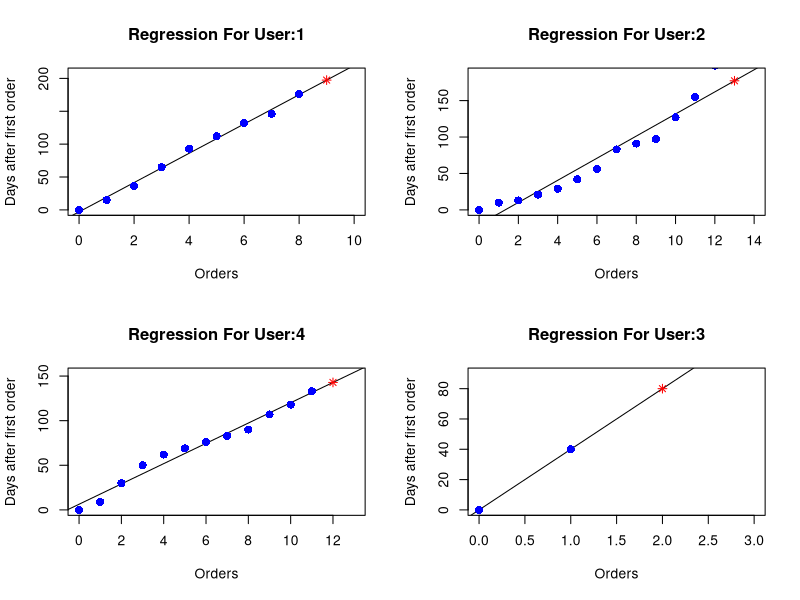
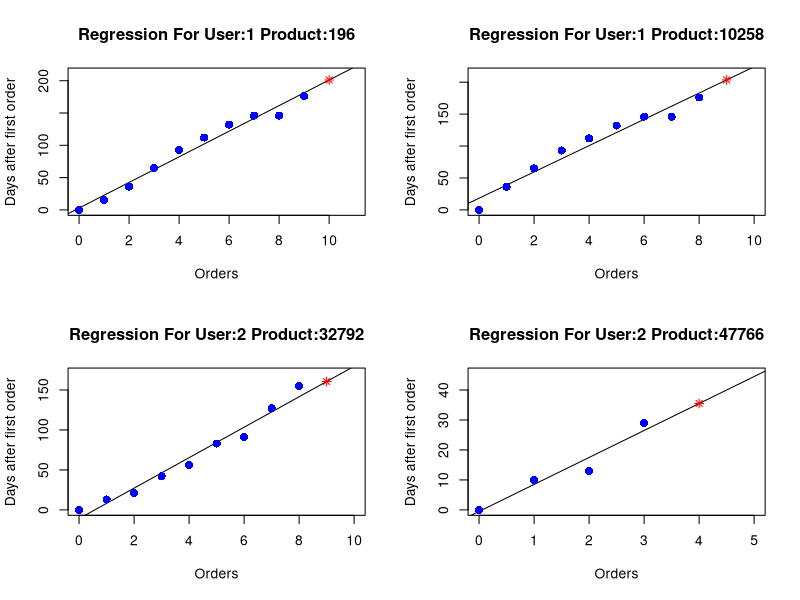
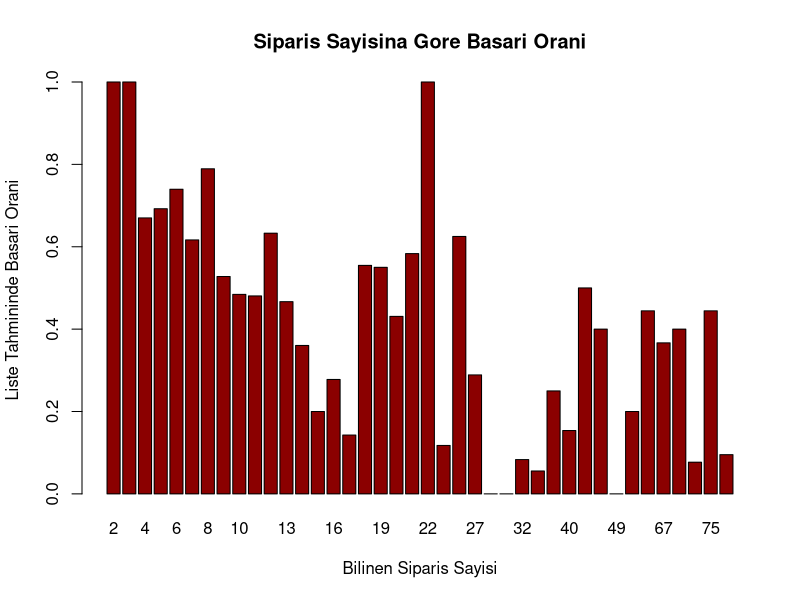
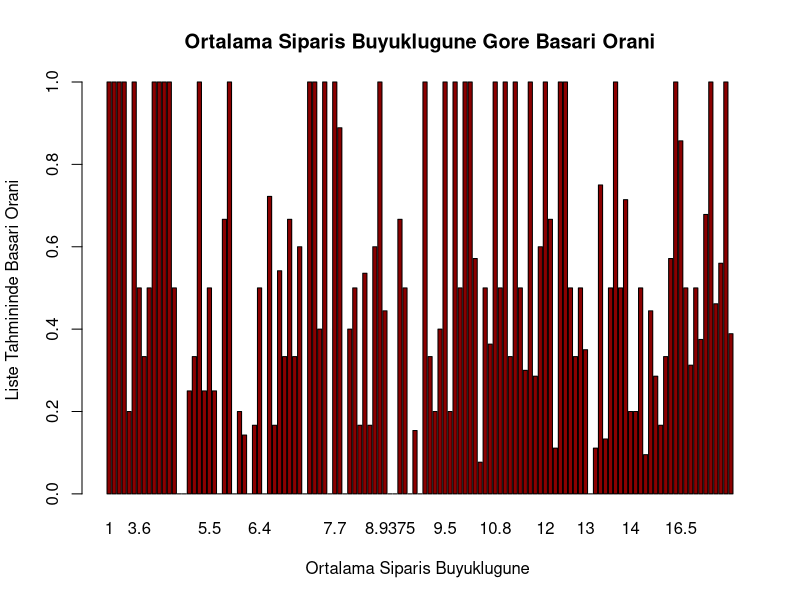
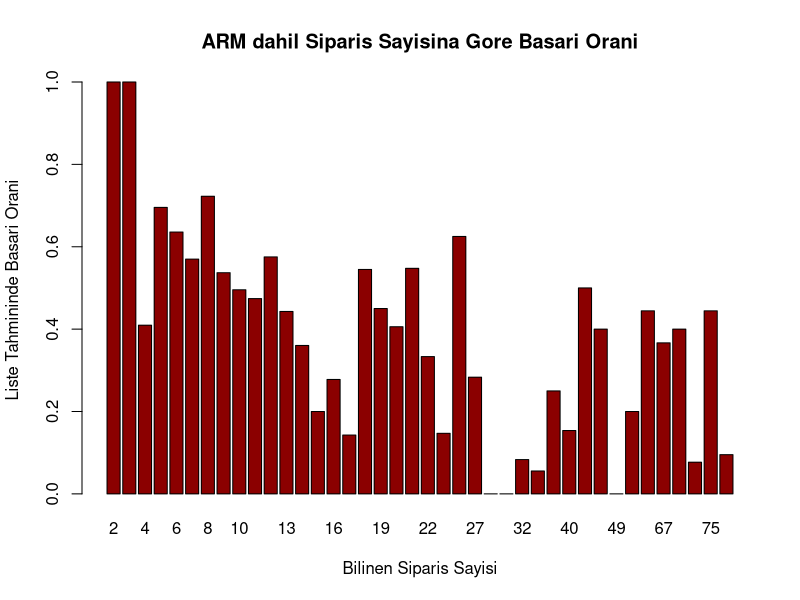
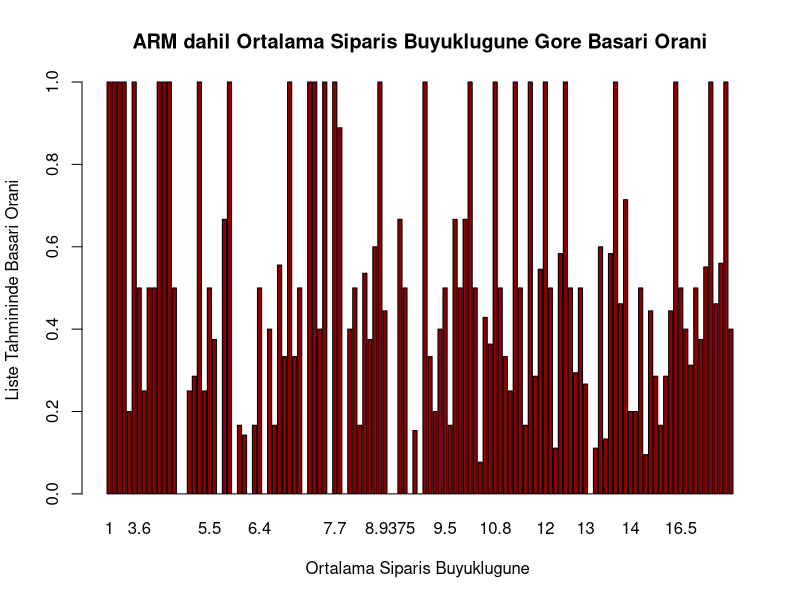

Here is the R script that generated these plots, in order:
#Tum kullanicilarin bir sonraki alisverisinin gununun hesaplandigi kod
#Gunler kumulatif

#Klasik import k?sm?
trdata=read.csv("train.csv")
tsdata=read.csv("test.csv")

#Iki dosya icin de kullanici id leri unique olarak depolanir.
truserlist=unique(trdata$user_id)
tsuserlist=unique(tsdata$user_id)

#Son tahminlerin tutulacagi vektor bos olarak olusturulur
predicted_day_vector=vector()
predmin<-vector()
predmax<-vector()


#Her bir kullanici icin onun tum alisverin gun araligi try vekt?r?ne eklenir
#Trx de 0 dan onun uzunluguna kadar sayilar olur
for (i in (1:length(truserlist))){ 
try<-c(unique(trdata$days_since_first_order[which(trdata$user_id==i)]))
trx<-seq(0,length(try)-1)

#Iki vektor bir dataframe e aktarilip regresyon modeli cikartilir.
trregress_data<-data.frame(try, trx)
a <- trregress_data$try
x <- trregress_data$trx
trlinearMod <- lm(a ~ x) 
 
#N+1 inci deger anlamina gelen (length try) sayisina karsilik gelen eleman tahmin ettirilir 
y_pred = predict(trlinearMod, data.frame(x = length(try)),interval="confidence") 

if(i==1){
png(file = "user_regression.png")
par(mfrow = c(2, 2))
plot(trx,try,xlim=c(0, (length(try)+1)),ylim=c(0, (y_pred[[1]]+10)),col = "blue",main = "Regression For User:1",
abline(trlinearMod),cex = 1.3,pch = 16,xlab = "Orders",ylab = "Days after first order")
points(length(try), y_pred[[1]], pch=8, col="red")
}
if(i==2){
plot(trx,try,xlim=c(0, (length(try)+1)),ylim=c(0, (y_pred[[1]]+10)),col = "blue",main = "Regression For User:2",
abline(trlinearMod),cex = 1.3,pch = 16,xlab = "Orders",ylab = "Days after first order")
points(length(try), y_pred[[1]], pch=8, col="red")
} 
if(i==3){
plot(trx,try,xlim=c(0, (length(try)+1)),ylim=c(0, (y_pred[[1]]+10)),col = "blue",main = "Regression For User:4",
abline(trlinearMod),cex = 1.3,pch = 16,xlab = "Orders",ylab = "Days after first order")
points(length(try), y_pred[[1]], pch=8, col="red")
} 
if(i==4){
plot(trx,try,xlim=c(0, (length(try)+1)),ylim=c(0, (y_pred[[1]]+10)),col = "blue",main = "Regression For User:3",
abline(trlinearMod),cex = 1.3,pch = 16,xlab = "Orders",ylab = "Days after first order")
points(length(try), y_pred[[1]], pch=8, col="red")
dev.off()
} 


#tahminler bir vektorun sonuna eklenir
predicted_day_vector<-append(predicted_day_vector,y_pred[[1]] )
if(!is.na(y_pred[[2]]) )
{
predmin<-append(predmin,y_pred[[2]] )
predmax<-append(predmax,y_pred[[3]] )
}
else{
predmin<-append(predmin,y_pred[[1]] )
predmax<-append(predmax,y_pred[[1]] )
}

}

#Gorsellestirme islemi icin kullanilacak bos vektorler olusturulur.
actuals<-vector()
predicteds<-vector()
lastuserlist<-vector()
lastmin<-vector()
lastmax<-vector()

#Her train kullanicisi testte de aranir varsa
for (i in (1:length(truserlist))){ 
if(i %in% tsuserlist){

#Tahmin edilen deger, gercek deger ve tahmin yapilan kullanici sirasiyla ilgili vektorlere atilir.
actuals<-append(actuals,unique(tsdata$days_since_first_order[which(tsdata$user_id==i)]))
predicteds<-append(predicteds,predicted_day_vector[i])
lastuserlist<-append(lastuserlist,i)
lastmin<-append(lastmin,predmin[i])
lastmax<-append(lastmax,predmax[i])
}
}

#Min_max basari sonucu ve son hal data frame olarak ekrana bast?r?l?r
actuals_preds <- data.frame(cbind(actuals, predicteds))
min_max_accuracy <- mean (apply(actuals_preds, 1, min) / apply(actuals_preds, 1, max))  
son_hal_gunler<-data.frame(lastuserlist, actuals,predicteds,lastmin,lastmax)
print("Son Hal-Gunlere Gore")
print(head(son_hal_gunler))
print("Basari orani min-max:)")
print(min_max_accuracy )








#Her bir kullanici icin almis oldugu her urunun bir sonraki al?nabilecegi gunu hesaplayan kod
#Gunler kumulatif

#Kodun calismasi uzun suruyor (1.5-2 dk performansa bagli), eger ciktilari alip kullanilmak
#istenirse son_hal isimli dataframe de duzgun sekilde mevcut

#Klasik import
trdata=read.csv("train.csv")
tsdata=read.csv("test.csv")
names=read.csv("products.csv")

#Iki dosya icin de kullanici id leri unique olarak depolanir.
truserlist=unique(trdata$user_id)
tsuserlist=unique(tsdata$user_id)

#train icin kullan?lacak olan unique urun listesi
trproductlist=unique(trdata$product_id)

#Her bir kisi icin kullanilacak mini urun vektoru
productlistforperson=vector()

#Programda kullan?lan her satiri bir user ve her sutunu bir urunu temsil eden
#Kocaman matris ici 0
mymatrix=matrix(0,length(truserlist)  , length(trproductlist)  ) 
minmatrix=matrix(0,length(truserlist)  , length(trproductlist)  ) 
maxmatrix=matrix(0,length(truserlist)  , length(trproductlist)  ) 

for (i in (1:length(truserlist))){ 

#Her bit train kullanicisiicin once alinan tum urunler vektorde tutulur
productlistforperson<-c(unique(trdata$product_id[which(trdata$user_id==i)]))

for (j in productlistforperson){ 
#Listediki her bir urun icin alinan gunler vektore aktarilarak regresyon yapilir
try<-c(trdata$days_since_first_order[intersect(which(trdata$user_id==i),which(trdata$product_id==j)    )])
trx<-seq(0,length(try)-1)
trregress_data<-data.frame(try, trx)
a <- trregress_data$try
x <- trregress_data$trx
trlinearMod <- lm(a ~ x)

#Tahmin ancak uzunluk 2 den b?y?kse yani NULL ya da 0 bos degilse yapilir (Zaten degerler 
# 3 basamakli min)
if(length(try)>=2){
y_pred = predict(trlinearMod, data.frame(x = length(try)),interval="confidence") 

#Ornek 4 tane grafik bastirilir
if((i==1)&&(j==196)){
png(file = "product_regression.png")
par(mfrow = c(2, 2))
plot(trx,try,xlim=c(0, (length(try)+1)),ylim=c(0, (y_pred[[1]]+10)),col = "blue",main = "Regression For User:1 Product:196",
abline(trlinearMod),cex = 1.3,pch = 16,xlab = "Orders",ylab = "Days after first order")
points(length(try), y_pred[[1]], pch=8, col="red")
}
if((i==2)&&(j==47766)){
plot(trx,try,xlim=c(0, (length(try)+1)),ylim=c(0, (y_pred[[1]]+10)),col = "blue",main = "Regression For User:2 Product:47766",
abline(trlinearMod),cex = 1.3,pch = 16,xlab = "Orders",ylab = "Days after first order")
points(length(try), y_pred[[1]], pch=8, col="red")
dev.off()
} 
if((i==2)&&(j==32792)){
plot(trx,try,xlim=c(0, (length(try)+1)),ylim=c(0, (y_pred[[1]]+10)),col = "blue",main = "Regression For User:2 Product:32792",
abline(trlinearMod),cex = 1.3,pch = 16,xlab = "Orders",ylab = "Days after first order")
points(length(try), y_pred[[1]], pch=8, col="red")
} 
if((i==1)&&(j==10258)){
plot(trx,try,xlim=c(0, (length(try)+1)),ylim=c(0, (y_pred[[1]]+10)),col = "blue",main = "Regression For User:1 Product:10258",
abline(trlinearMod),cex = 1.3,pch = 16,xlab = "Orders",ylab = "Days after first order")
points(length(try), y_pred[[1]], pch=8, col="red")
} 
 

#Tahmin matrisin ilgili yerine yazilir
mymatrix[i,which(j == trproductlist)  ]<-y_pred[[1]]
if(!is.na(y_pred[[2]]) )
{
minmatrix[i,which(j == trproductlist)  ]<-y_pred[[2]]
maxmatrix[i,which(j == trproductlist)  ]<-y_pred[[3]]
}
else{
minmatrix[i,which(j == trproductlist)  ]<-y_pred[[1]]
maxmatrix[i,which(j == trproductlist)  ]<-y_pred[[1]]
}


}
}
}

#Gorsellestirme islemi icin kullanilacak bos vektorler olusturulur.
actuals<-vector()
predicteds<-vector()
lastuserlist<-vector()
pnames<-vector()
availableproductids<-vector()
lastmin<-vector()
lastmax<-vector()


#Tum train kullanicilari icin once testte karsiligi var mi diye bakilir
for (i in (1:length(truserlist))){ 
if(i %in% tsuserlist){

#Testte karsiligi varsa iki dosya icin de aldigi urunlere bakilir
productlistforperson<-c(unique(trdata$product_id[which(trdata$user_id==i)]))
tsproductlistforperson<-c(unique(tsdata$product_id[which(tsdata$user_id==i)]))
for (j in productlistforperson){ 

#aldigi urunlerde eslesme varsa
if(j %in% tsproductlistforperson){

#Matrisin o kisi ve o urun degeri bos degilse kontrolu
if(      mymatrix[i,which(j == trproductlist) ]!=0        ){

#Testteki gercek deger okunur
actuals<-append(actuals,tsdata$days_since_first_order[intersect(which(tsdata$user_id==i),which(tsdata$product_id==j)    )])

#Tahmin edilen deger, ilgili kullanici ve urun idleri vektorlere aktarilir.
predicteds<-append(predicteds,mymatrix[i,which(j == trproductlist) ])
lastuserlist<-append(lastuserlist,i)
availableproductids<-append(availableproductids,j)
lastmin<-append(lastmin,minmatrix[i,which(j == trproductlist) ])

lastmax<-append(lastmax,maxmatrix[i,which(j == trproductlist) ])


}
}
}
}
}

#Min_max_basari sonucu bulunur 
actuals_preds <- data.frame(cbind(actuals, predicteds))
min_max_accuracy <- mean (apply(actuals_preds, 1, min) / apply(actuals_preds, 1, max))  

#Urun idlerine karsilik gelen isimler dosyadan okunur ve vektore eklenir.
for (i in availableproductids){
pnames<-append(pnames,as.character(names$product_name[which(i == names$product_id)]))
}

#Min_max basari sonucu ve son hal data frame olarak ekrana bast?r?l?r
son_hal_urun<-data.frame(lastuserlist, availableproductids,pnames,actuals,predicteds,lastmin,lastmax)
print("Son Hal Urun")
print(head(son_hal_urun))
print(min_max_accuracy )


list_user<-vector()
list_urunid<-vector()
list_urunad<-vector()



for (i in (1:length(son_hal_urun$availableproductids))){

if(son_hal_urun$predicteds[i]<=son_hal_gunler$lastmax[which(son_hal_gunler$lastuserlist==son_hal_urun$lastuserlist[i])]){

list_user<-append( list_user  ,son_hal_urun$lastuserlist[i])
list_urunid<-append( list_urunid,son_hal_urun$availableproductids[i])
list_urunad<-append( list_urunad,as.character(son_hal_urun$pnames[i]))

}
}

son_liste<-data.frame(list_user,list_urunid,list_urunad)
print(son_liste)

toplam_tutarlilik=0
basari_orani_liste=0
kisisel_tutarlilik<-vector()

for (i in unique(son_hal_urun$lastuserlist)){

kisisel_tutarlilik<-append(kisisel_tutarlilik,length(intersect(son_hal_urun$availableproductids[which(son_hal_urun$lastuserlist==i)],son_liste$list_urunid[which(son_liste$list_user==i)]))    / length(union(son_hal_urun$availableproductids[which(son_hal_urun$lastuserlist==i)],son_liste$list_urunid[which(son_liste$list_user==i)]))                )
toplam_tutarlilik=toplam_tutarlilik+length(intersect(son_hal_urun$availableproductids[which(son_hal_urun$lastuserlist==i)],son_liste$list_urunid[which(son_liste$list_user==i)]))    /length(union(son_hal_urun$availableproductids[which(son_hal_urun$lastuserlist==i)],son_liste$list_urunid[which(son_liste$list_user==i)]))             
}

basari_orani_liste=toplam_tutarlilik/length(unique(son_hal_urun$lastuserlist))

print("Tum listenin son basari orani: A.O.(Eslesen Urun Kumesi/Gercek Urun Kumesi)")
print(basari_orani_liste)

ordernumber<-vector()
orderlength<-vector()

for (i in unique(son_hal_urun$lastuserlist)){
k=length(unique(trdata$order_number[which(trdata$user_id==i)]))
t=data.frame(table(trdata$order_number[which(trdata$user_id==i)]))
ordernumber<-append(ordernumber,k)
orderlength<-append(orderlength,sum(t$Freq)/length(t$Freq))
}

orders_basari<-data.frame(ordernumber,kisisel_tutarlilik)
BasariOrani<-vector()
SiparisSayisi<-sort(unique(orders_basari$ordernumber))
for (i in SiparisSayisi){
BasariOrani<-append(BasariOrani,sum(orders_basari$kisisel_tutarlilik[which(orders_basari$ordernumber==i)])/length(orders_basari$kisisel_tutarlilik[which(orders_basari$ordernumber==i)]))
}

orders_length_basari<-data.frame(orderlength,kisisel_tutarlilik)
BasariOrani_length<-vector()
SiparisSayisi_length<-sort(unique(orders_length_basari$orderlength))
for (i in SiparisSayisi_length){
BasariOrani_length<-append(BasariOrani_length,sum(orders_length_basari$kisisel_tutarlilik[which(orders_length_basari$orderlength==i)])/length(orders_length_basari$kisisel_tutarlilik[which(orders_length_basari$orderlength==i)]))
}


kisisel_basari<-data.frame(SiparisSayisi,BasariOrani)
kisisel_basari_length<-data.frame(SiparisSayisi_length,BasariOrani_length)

png(file = "Siparis Sayisina Gore Basari Orani.png")
barplot(kisisel_basari$BasariOrani,
main = "Siparis Sayisina Gore Basari Orani",
xlab = "Bilinen Siparis Sayisi",
ylab = "Liste Tahmininde Basari Orani",col = "darkred",
names.arg = kisisel_basari$SiparisSayisi
)
dev.off()

png(file = "Ortalama Siparis Buyuklugune Gore Basari Orani.png")
barplot(kisisel_basari_length$BasariOrani_length,
main = "Ortalama Siparis Buyuklugune Gore Basari Orani",
xlab = "Ortalama Siparis Buyuklugune ",
ylab = "Liste Tahmininde Basari Orani",col = "darkred",
names.arg = kisisel_basari_length$SiparisSayisi_length
)
dev.off()
print("AfterARM")


######
########
#####
armdata=read.csv("armdata.csv")

list_user<-vector()
list_urunid<-vector()
list_urunad<-vector()

for (i in (1:length(son_hal_urun$availableproductids))){

if(son_hal_urun$predicteds[i]<=son_hal_gunler$lastmax[which(son_hal_gunler$lastuserlist==son_hal_urun$lastuserlist[i])]){

list_user<-append( list_user  ,son_hal_urun$lastuserlist[i])
list_urunid<-append( list_urunid,son_hal_urun$availableproductids[i])
list_urunad<-append( list_urunad,as.character(son_hal_urun$pnames[i]))

}
}

added<-vector()
for (i in (1:length(armdata$user_id))){
z=son_liste$list_urunid[which(son_liste$list_user==armdata$user_id[i])]
if(length(z)>=1){
if((armdata$product1[i] %in% z)&& (!(armdata$product2[i] %in% z))){
if(!(armdata$product2[i] %in% added)){
list_user<-append( list_user  ,armdata$user_id[i])
list_urunid<-append( list_urunid,armdata$product2[i])
list_urunad<-append( list_urunad,as.character(names$product_name[which(names$product_id==armdata$product2[i] )]))
added<-append(added,armdata$product2[i])
}
}
}
}

son_liste<-data.frame(list_user,list_urunid,list_urunad)
print("ARM dahil son liste")
print(son_liste)

toplam_tutarlilik=0
basari_orani_liste=0
kisisel_tutarlilik<-vector()

for (i in unique(son_hal_urun$lastuserlist)){

kisisel_tutarlilik<-append(kisisel_tutarlilik,length(intersect(son_hal_urun$availableproductids[which(son_hal_urun$lastuserlist==i)],son_liste$list_urunid[which(son_liste$list_user==i)]))    / length(union(son_hal_urun$availableproductids[which(son_hal_urun$lastuserlist==i)],son_liste$list_urunid[which(son_liste$list_user==i)]))                )
toplam_tutarlilik=toplam_tutarlilik+length(intersect(son_hal_urun$availableproductids[which(son_hal_urun$lastuserlist==i)],son_liste$list_urunid[which(son_liste$list_user==i)]))    /length(union(son_hal_urun$availableproductids[which(son_hal_urun$lastuserlist==i)],son_liste$list_urunid[which(son_liste$list_user==i)]))             
}

basari_orani_liste=toplam_tutarlilik/length(unique(son_hal_urun$lastuserlist))

print("ARM dahil Tum listenin son basari orani: A.O.(Eslesen Urun Kumesi/Gercek Urun Kumesi)")
print(basari_orani_liste)

ordernumber<-vector()
orderlength<-vector()

for (i in unique(son_hal_urun$lastuserlist)){
k=length(unique(trdata$order_number[which(trdata$user_id==i)]))
t=data.frame(table(trdata$order_number[which(trdata$user_id==i)]))
ordernumber<-append(ordernumber,k)
orderlength<-append(orderlength,sum(t$Freq)/length(t$Freq))
}

orders_basari<-data.frame(ordernumber,kisisel_tutarlilik)
BasariOrani<-vector()
SiparisSayisi<-sort(unique(orders_basari$ordernumber))
for (i in SiparisSayisi){
BasariOrani<-append(BasariOrani,sum(orders_basari$kisisel_tutarlilik[which(orders_basari$ordernumber==i)])/length(orders_basari$kisisel_tutarlilik[which(orders_basari$ordernumber==i)]))
}

orders_length_basari<-data.frame(orderlength,kisisel_tutarlilik)
BasariOrani_length<-vector()
SiparisSayisi_length<-sort(unique(orders_length_basari$orderlength))
for (i in SiparisSayisi_length){
BasariOrani_length<-append(BasariOrani_length,sum(orders_length_basari$kisisel_tutarlilik[which(orders_length_basari$orderlength==i)])/length(orders_length_basari$kisisel_tutarlilik[which(orders_length_basari$orderlength==i)]))
}


kisisel_basari<-data.frame(SiparisSayisi,BasariOrani)
kisisel_basari_length<-data.frame(SiparisSayisi_length,BasariOrani_length)

png(file = "ARM dahil Siparis Sayisina Gore Basari Orani.png")
barplot(kisisel_basari$BasariOrani,
main = "ARM dahil Siparis Sayisina Gore Basari Orani",
xlab = "Bilinen Siparis Sayisi",
ylab = "Liste Tahmininde Basari Orani",col = "darkred",
names.arg = kisisel_basari$SiparisSayisi
)
dev.off()

png(file = "ARM dahil Ortalama Siparis Buyuklugune Gore Basari Orani.png")
barplot(kisisel_basari_length$BasariOrani_length,
main = "ARM dahil Ortalama Siparis Buyuklugune Gore Basari Orani",
xlab = "Ortalama Siparis Buyuklugune ",
ylab = "Liste Tahmininde Basari Orani",col = "darkred",
names.arg = kisisel_basari_length$SiparisSayisi_length
)
dev.off()

